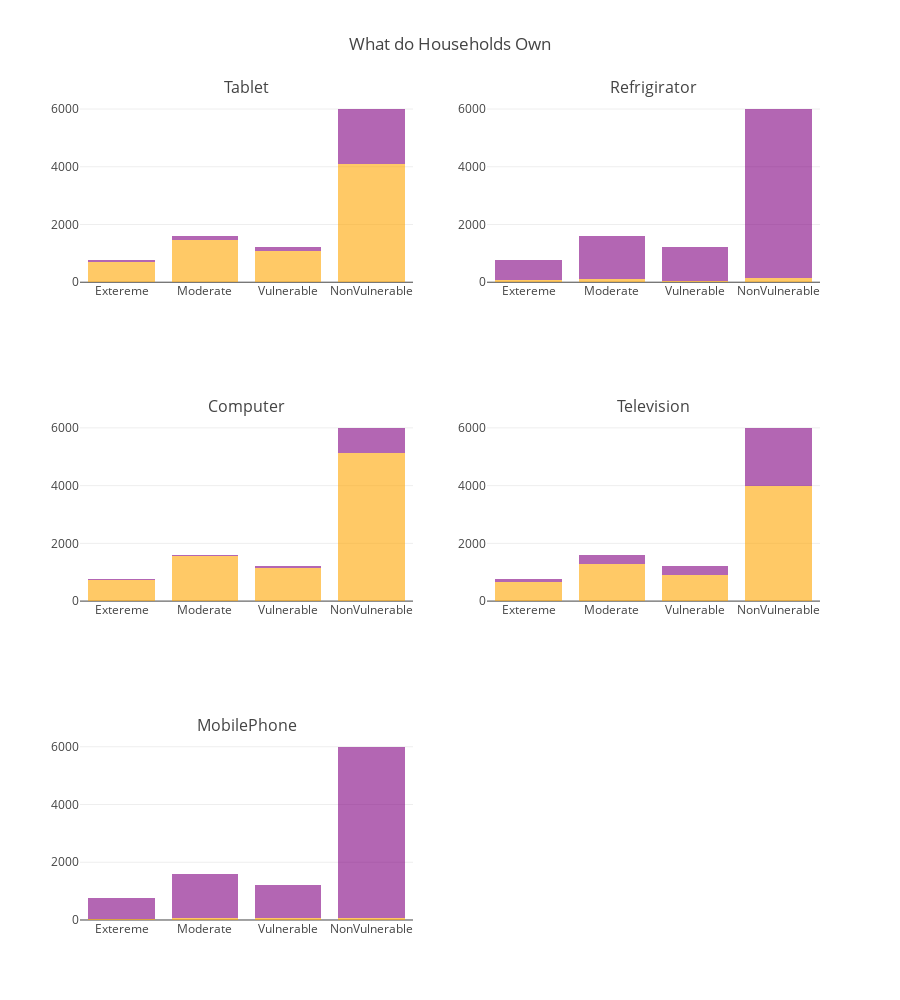

Notebook code for this chart:
### Code cell
def compare_plot(col, title):
    tr1 = train[train['Target'] == 1][col].value_counts().to_dict()
    tr2 = train[train['Target'] == 2][col].value_counts().to_dict()
    tr3 = train[train['Target'] == 3][col].value_counts().to_dict()
    tr4 = train[train['Target'] == 4][col].value_counts().to_dict()
    
    xx = ['Extereme', 'Moderate', 'Vulnerable', 'NonVulnerable']
    trace1 = go.Bar(y=[tr1[0], tr2[0], tr3[0], tr4[0]], name="Not Present", x=xx, marker=dict(color="orange", opacity=0.6))
    trace2 = go.Bar(y=[tr1[1], tr2[1], tr3[1], tr4[1]], name="Present", x=xx, marker=dict(color="purple", opacity=0.6))
    
    return trace1, trace2 
    
tr1, tr2 = compare_plot("v18q", "Tablet")
tr3, tr4 = compare_plot("refrig", "Refrigirator")
tr5, tr6 = compare_plot("computer", "Computer")
tr7, tr8 = compare_plot("television", "Television")
tr9, tr10 = compare_plot("mobilephone", "MobilePhone")
titles = ["Tablet", "Refrigirator", "Computer", "Television", "MobilePhone"]

fig = tools.make_subplots(rows=3, cols=2, print_grid=False, subplot_titles=titles)
fig.append_trace(tr1, 1, 1)
fig.append_trace(tr2, 1, 1)
fig.append_trace(tr3, 1, 2)
fig.append_trace(tr4, 1, 2)
fig.append_trace(tr5, 2, 1)
fig.append_trace(tr6, 2, 1)
fig.append_trace(tr7, 2, 2)
fig.append_trace(tr8, 2, 2)
fig.append_trace(tr9, 3, 1)
fig.append_trace(tr10, 3, 1)

fig['layout'].update(height=1000, title="What do Households Own", barmode="stack", showlegend=False)
iplot(fig)

### Figure 1 — Plotly figure (JSON) as saved in the notebook; plotly's stock layout.template omitted (floating-point values rounded to 4 significant figures)
{"data": [{"marker": {"color": "orange", "opacity": 0.6}, "name": "Not Present", "type": "bar", "uid": "59086a20-aaf6-4c6a-8287-1b58fa53eec6", "x": ["Extereme", "Moderate", "Vulnerable", "NonVulnerable"], "xaxis": "x", "y": [695, 1472, 1066, 4109], "yaxis": "y"}, {"marker": {"color": "purple", "opacity": 0.6}, "name": "Present", "type": "bar", "uid": "cc9c95c3-466c-4f55-9ffb-d4ab5228688c", "x": ["Extereme", "Moderate", "Vulnerable", "NonVulnerable"], "xaxis": "x", "y": [60, 125, 143, 1887], "yaxis": "y"}, {"marker": {"color": "orange", "opacity": 0.6}, "name": "Not Present", "type": "bar", "uid": "d6723f84-cf11-4068-a057-4af59efe53c8", "x": ["Extereme", "Moderate", "Vulnerable", "NonVulnerable"], "xaxis": "x2", "y": [85, 114, 46, 160], "yaxis": "y2"}, {"marker": {"color": "purple", "opacity": 0.6}, "name": "Present", "type": "bar", "uid": "1911c0ee-bb72-46b1-ad6d-5bc7736e01b7", "x": ["Extereme", "Moderate", "Vulnerable", "NonVulnerable"], "xaxis": "x2", "y": [670, 1483, 1163, 5836], "yaxis": "y2"}, {"marker": {"color": "orange", "opacity": 0.6}, "name": "Not Present", "type": "bar", "uid": "b4bde0f6-dd0d-4ca8-8b47-2e2e986d4ec2", "x": ["Extereme", "Moderate", "Vulnerable", "NonVulnerable"], "xaxis": "x3", "y": [742, 1572, 1152, 5115], "yaxis": "y3"}, {"marker": {"color": "purple", "opacity": 0.6}, "name": "Present", "type": "bar", "uid": "fa5058fa-cb6c-4658-acf9-2550458c54de", "x": ["Extereme", "Moderate", "Vulnerable", "NonVulnerable"], "xaxis": "x3", "y": [13, 25, 57, 881], "yaxis": "y3"}, {"marker": {"color": "orange", "opacity": 0.6}, "name": "Not Present", "type": "bar", "uid": "612cd53f-a232-40fe-8a62-95834203d959", "x": ["Extereme", "Moderate", "Vulnerable", "NonVulnerable"], "xaxis": "x4", "y": [665, 1276, 907, 3989], "yaxis": "y4"}, {"marker": {"color": "purple", "opacity": 0.6}, "name": "Present", "type": "bar", "uid": "276a70b4-ae7a-42b6-8e79-5d70afd52652", "x": ["Extereme", "Moderate", "Vulnerable", "NonVulnerable"], "xaxis": "x4", "y": [90, 321, 302, 2007], "yaxis": "y4"}, {"marker": {"color": "orange", "opacity": 0.6}, "name": "Not Present", "type": "bar", "uid": "b686b516-e8b9-4869-8be5-61bb5b298045", "x": ["Extereme", "Moderate", "Vulnerable", "NonVulnerable"], "xaxis": "x5", "y": [43, 71, 53, 69], "yaxis": "y5"}, {"marker": {"color": "purple", "opacity": 0.6}, "name": "Present", "type": "bar", "uid": "8c81b6b4-2184-460b-9f20-5439c87e7a42", "x": ["Extereme", "Moderate", "Vulnerable", "NonVulnerable"], "xaxis": "x5", "y": [712, 1526, 1156, 5927], "yaxis": "y5"}], "layout": {"annotations": [{"font": {"size": 16}, "showarrow": false, "text": "Tablet", "x": 0.225, "xanchor": "center", "xref": "paper", "y": 1, "yanchor": "bottom", "yref": "paper"}, {"font": {"size": 16}, "showarrow": false, "text": "Refrigirator", "x": 0.775, "xanchor": "center", "xref": "paper", "y": 1, "yanchor": "bottom", "yref": "paper"}, {"font": {"size": 16}, "showarrow": false, "text": "Computer", "x": 0.225, "xanchor": "center", "xref": "paper", "y": 0.6111, "yanchor": "bottom", "yref": "paper"}, {"font": {"size": 16}, "showarrow": false, "text": "Television", "x": 0.775, "xanchor": "center", "xref": "paper", "y": 0.6111, "yanchor": "bottom", "yref": "paper"}, {"font": {"size": 16}, "showarrow": false, "text": "MobilePhone", "x": 0.225, "xanchor": "center", "xref": "paper", "y": 0.2222, "yanchor": "bottom", "yref": "paper"}], "barmode": "stack", "height": 1000, "showlegend": false, "title": {"text": "What do Households Own"}, "xaxis": {"anchor": "y", "domain": [0, 0.45]}, "xaxis2": {"anchor": "y2", "domain": [0.55, 1]}, "xaxis3": {"anchor": "y3", "domain": [0, 0.45]}, "xaxis4": {"anchor": "y4", "domain": [0.55, 1]}, "xaxis5": {"anchor": "y5", "domain": [0, 0.45]}, "xaxis6": {"anchor": "y6", "domain": [0.55, 1]}, "yaxis": {"anchor": "x", "domain": [0.7778, 1]}, "yaxis2": {"anchor": "x2", "domain": [0.7778, 1]}, "yaxis3": {"anchor": "x3", "domain": [0.3889, 0.6111]}, "yaxis4": {"anchor": "x4", "domain": [0.3889, 0.6111]}, "yaxis5": {"anchor": "x5", "domain": [0, 0.2222]}, "yaxis6": {"anchor": "x6", "domain": [0, 0.2222]}}}
